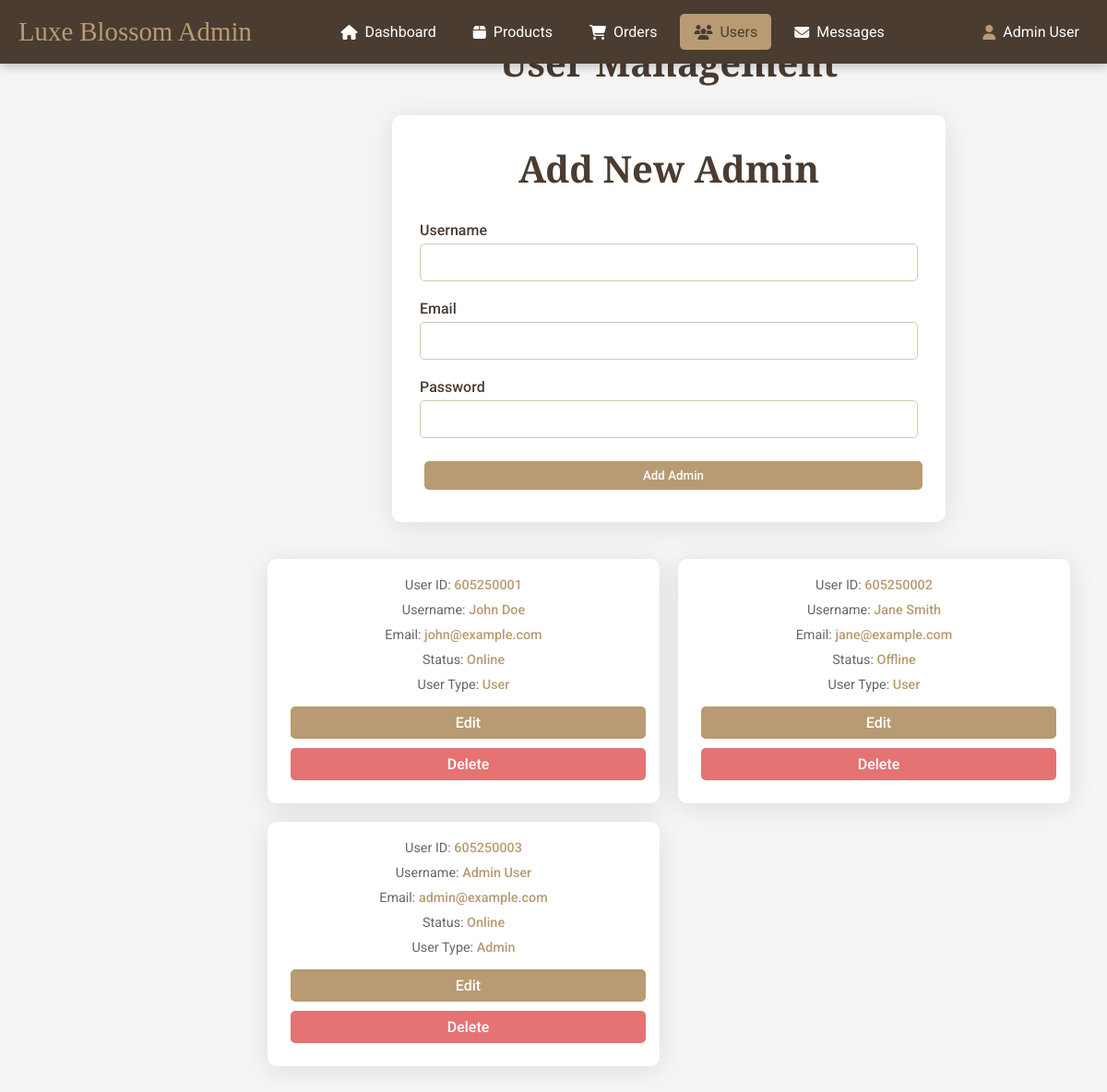
Before: /admin_user.php (signed in) with the older database file.
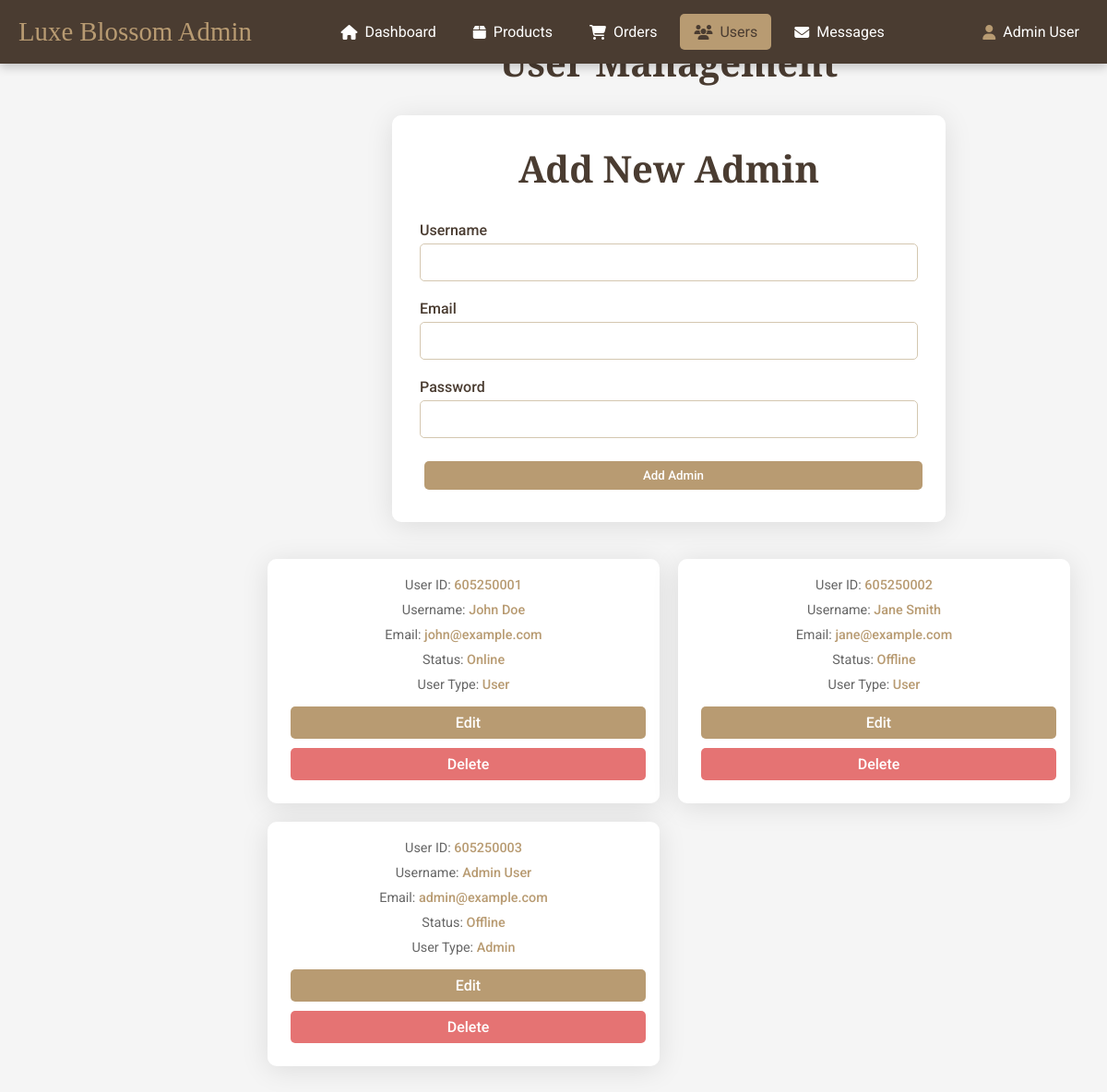
After: the same page with the newer database file.
### tables this page shows
CREATE TABLE `users` (
  `id` bigint(20) NOT NULL,
  `name` varchar(255) NOT NULL,
  `email` varchar(255) NOT NULL,
  `password` varchar(255) NOT NULL,
  `status` enum('Online','Offline') NOT NULL DEFAULT 'Offline',
  `user_type` enum('user','admin') NOT NULL DEFAULT 'user',
  `created_at` datetime DEFAULT current_timestamp(),
  `updated_at` datetime DEFAULT current_timestamp() ON UPDATE current_timestamp()
);

### admin_user.php (the view, shortened to what this page needs)
<?php
include 'admin_header.php';
?>
<!DOCTYPE html>
<html lang="en">
<head>
    <link rel="stylesheet" href="https://cdnjs.cloudflare.com/ajax/libs/font-awesome/6.4.2/css/all.min.css">
</head>
<body>
    <div class="container">
        <main class="main-content">
            <section class="manage-user">
                <h1>User Management</h1>
                <div class="add-admin">
                    <form action="" method="post">
                        <h1>Add New Admin</h1>
                        <div class="input-field">
                            <label>Username</label>
                            <input type="text" name="name" required>
                        </div>
                        <div class="input-field">
                            <label>Email</label>
                            <input type="email" name="email" required>
                        </div>
                        <div class="input-field">
                            <label>Password</label>
                            <input type="password" name="password" required>
                        </div>
                        <button type="submit" name="add_admin" class="btn">Add Admin</button>
                    </form>
                </div>
                <div class="box-container">
                    <?php
                    $stmt = $conn->prepare("SELECT * FROM users");
                    $stmt->execute();
                    $result = $stmt->get_result();
                    if ($result->num_rows > 0) {
                        while ($user = $result->fetch_assoc()) {
                    ?>
                    <div class="box">
                        <p>User ID: <span><?php echo htmlspecialchars($user['id']); ?></span></p>
                        <p>Username: <span><?php echo htmlspecialchars($user['name']); ?></span></p>
                        <p>Email: <span><?php echo htmlspecialchars($user['email']); ?></span></p>
                        <p>Status: <span><?php echo htmlspecialchars($user['status']); ?></span></p>
                        <p>User Type: <span><?php echo htmlspecialchars(ucfirst($user['user_type'])); ?></span></p>
                        <a href="#" class="btn"
                           data-id="<?php echo htmlspecialchars($user['id']); ?>"
                           data-name="<?php echo htmlspecialchars($user['name']); ?>"
                           data-email="<?php echo htmlspecialchars($user['email']); ?>"
                           data-status="<?php echo htmlspecialchars($user['status']); ?>"
                           data-user_type="<?php echo htmlspecialchars($user['user_type']); ?>"
                           onclick="openEditModal(this)">Edit</a>
                        <a href="admin_user.php?delete=<?php echo htmlspecialchars($user['id']); ?>&csrf_token=<?php echo htmlspecialchars($_SESSION['csrf_token']); ?>"
                           class="btn delete"
                           onclick="return confirm('Delete this user?')">Delete</a>
                    </div>
                    <?php
                        }
                    } else {
                        echo '<p>No users found.</p>';
                    }
                    ?>
                </div>
            </section>
        </main>
    </div>
</body>
</html>

Changed rows visible on the page:
changed users "Admin User": status "Online" → "Offline"
